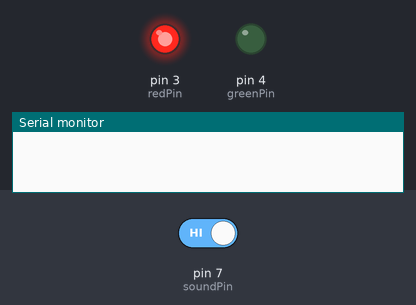
This sketch was run on a simulated Arduino Uno, built with avr-gcc and run on an emulated ATmega328P. Parts: output pins drawn as LEDs (lit = HIGH), the last lines printed to the serial monitor. Dashed ring = blinking. The test bench sets the inputs (shaded band); at power-on: pin 7 (soundPin) HIGH.

Above: at 1.2 s.
1.3 s: pin 7 (soundPin) driven LOW
At 4.2 s:
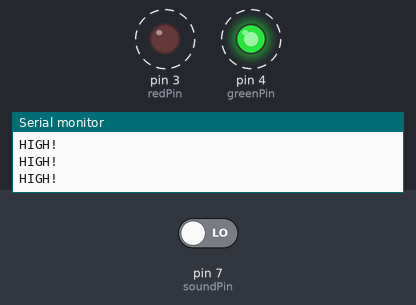
4.3 s: pin 7 (soundPin) driven HIGH
At 4.8 s:
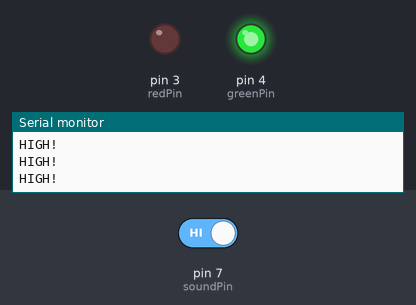
Timing chart, 0 to 7.3 s (numbered marks = the images above; inputs shaded):
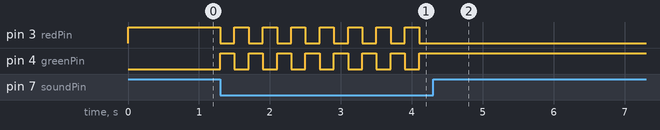

The sketch:

audio_Test-1.ino
```cpp
// define pins
const  int greenPin =  4 ;
const  int redPin =  3 ;
const  int soundPin =  7 ;


boolean greenLedStatus =  false ;

// how long wait for sound?
const  int pauseDelay =  200 ;

void setup ( )  {
  // configure pins and set LEDs to start
  Serial.begin(9600);
  pinMode ( soundPin, INPUT ) ;
  pinMode ( greenPin, OUTPUT ) ;
  pinMode ( redPin, OUTPUT ) ;
  digitalWrite ( greenPin, greenLedStatus ) ;
  digitalWrite ( redPin ,! greenLedStatus ) ;
}

void loop ( )  {
  // read digital pin 7 and switch at LOW
  int din = digitalRead ( soundPin ) ;
  if  ( ! din )  {
    greenLedStatus =  ! greenLedStatus ;
    digitalWrite ( greenPin, greenLedStatus ) ;
    digitalWrite ( redPin ,! greenLedStatus ) ;
    // The HIGH is not entirely logical, since there is actually a LOW on the pin :)
    Serial. println ("HIGH!" ) ;
    delay ( pauseDelay ) ;
  }
}
```

Measured:
- after the input at 1.3 s, pin 3 (redPin), pin 4 (greenPin): alternates HIGH for 0.20 s and LOW for 0.20 s, starting at once
- after the input at 4.3 s, pin 3 (redPin): stops changing and stays LOW; pin 4 (greenPin): stops changing and stays HIGH
